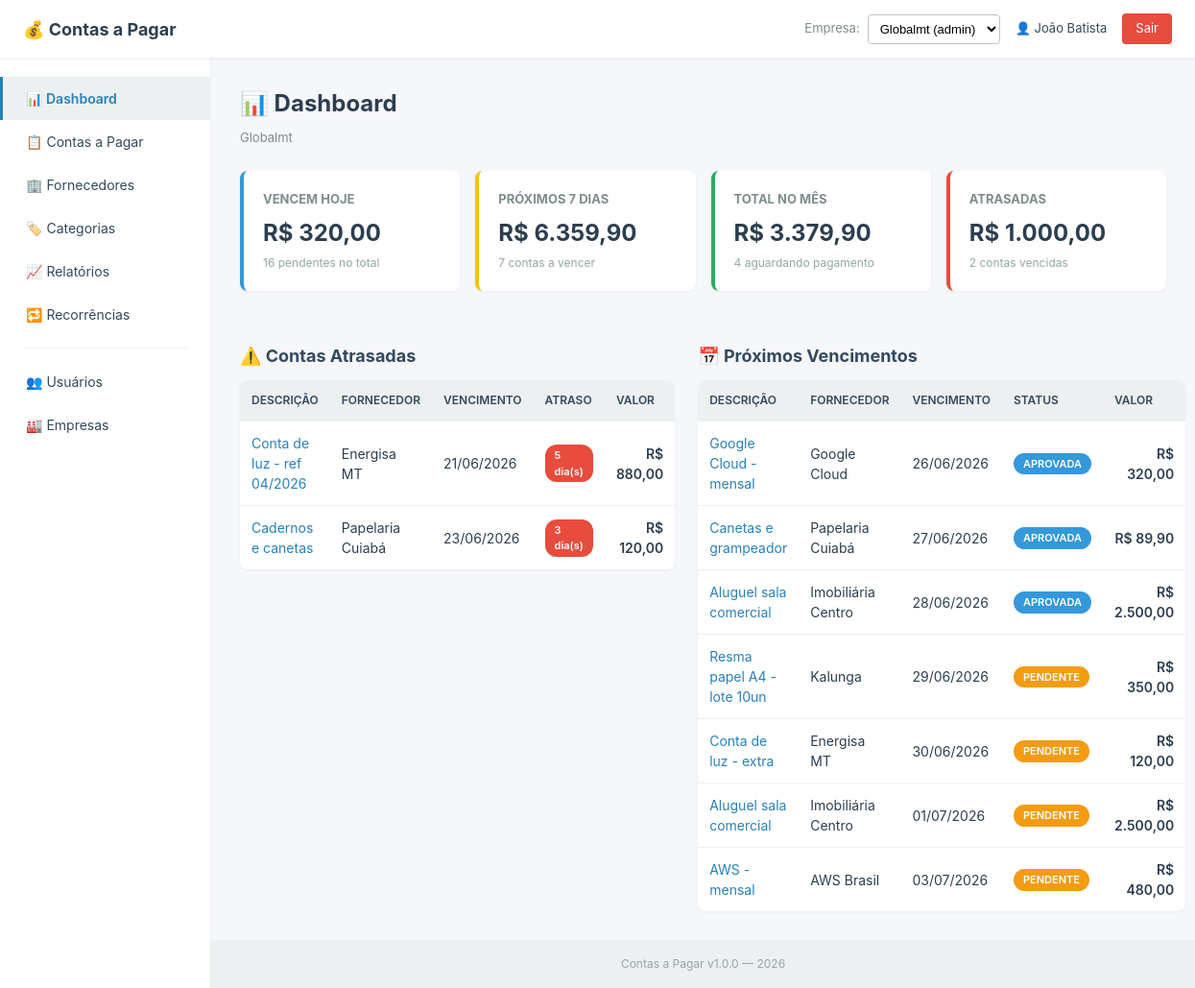
/ (signed in), run on the app's committed database.
### tables this page shows
CREATE TABLE contas_pagar (
    id INT(11) NOT NULL AUTO_INCREMENT,
    empresa_id INT(11) NOT NULL,
    fornecedor_id INT(11),
    categoria_id INT(11),
    descricao VARCHAR(255) NOT NULL,
    numero_documento VARCHAR(50),
    valor DECIMAL(15,2) NOT NULL,
    valor_pago DECIMAL(15,2),
    data_emissao DATE,
    data_vencimento DATE NOT NULL,
    data_pagamento DATE,
    status ENUM('PENDENTE','APROVADA','PAGA','ATRASADA','CANCELADA') DEFAULT 'PENDENTE',
    forma_pagamento ENUM('BOLETO','PIX','CARTAO_CREDITO','CARTAO_DEBITO','DINHEIRO','TRANSFERENCIA','DEBITO_AUTOMATICO','CHEQUE'),
    aprovada_por INT(11),
    aprovada_em DATETIME,
    paga_por INT(11),
    observacoes TEXT,
    eh_parcelada TINYINT(1) DEFAULT 0,
    eh_recorrente TINYINT(1) DEFAULT 0,
    recorrencia_id INT(11),
    parcela_numero INT(11),
    parcela_total INT(11),
    created_by INT(11),
    created_at TIMESTAMP DEFAULT CURRENT_TIMESTAMP,
    updated_at TIMESTAMP DEFAULT CURRENT_TIMESTAMP ON UPDATE CURRENT_TIMESTAMP,
    PRIMARY KEY (id),
    INDEX idx_empresa_status (empresa_id, status),
    INDEX idx_empresa_vencimento (empresa_id, data_vencimento),
    INDEX idx_fornecedor (fornecedor_id),
    INDEX idx_categoria (categoria_id),
    FOREIGN KEY (empresa_id) REFERENCES empresas(id) ON DELETE CASCADE,
    FOREIGN KEY (fornecedor_id) REFERENCES fornecedores(id) ON DELETE SET NULL,
    FOREIGN KEY (categoria_id) REFERENCES categorias(id) ON DELETE SET NULL,
    FOREIGN KEY (created_by) REFERENCES usuarios(id) ON DELETE SET NULL,
    FOREIGN KEY (aprovada_por) REFERENCES usuarios(id) ON DELETE SET NULL,
    FOREIGN KEY (paga_por) REFERENCES usuarios(id) ON DELETE SET NULL
);

CREATE TABLE fornecedores (
    id INT(11) NOT NULL AUTO_INCREMENT,
    empresa_id INT(11) NOT NULL,
    nome VARCHAR(200) NOT NULL,
    tipo_pessoa ENUM('F','J') DEFAULT 'J',
    cnpj_cpf VARCHAR(20),
    email VARCHAR(150),
    telefone VARCHAR(20),
    banco VARCHAR(50),
    agencia VARCHAR(20),
    conta VARCHAR(30),
    pix VARCHAR(150),
    observacoes TEXT,
    ativo TINYINT(1) DEFAULT 1,
    data_criacao TIMESTAMP DEFAULT CURRENT_TIMESTAMP,
    PRIMARY KEY (id),
    INDEX idx_empresa (empresa_id),
    INDEX idx_nome (nome),
    INDEX idx_cnpj_cpf (cnpj_cpf),
    FOREIGN KEY (empresa_id) REFERENCES empresas(id) ON DELETE CASCADE
);

### public/index.php (called while the page is built, shortened)
<?php
require_once __DIR__ . '/../src/lib/Auth.php';
require_once __DIR__ . '/../src/lib/Permissao.php';
require_once __DIR__ . '/../src/controllers/DashboardController.php';
require_once __DIR__ . '/../src/views/dashboard/index.php';

### src/lib/Auth.php (called while the page is built, shortened)
<?php
class Auth {
    public static function user(): ?array {
        return $_SESSION['user'] ?? null;
    }
    public static function empresas(): array {
        return $_SESSION['empresas'] ?? [];
    }
    public static function empresaAtualId(): ?int {
        return $_SESSION['empresa_atual_id'] ?? null;
    }
    public static function perfilNaEmpresaAtual(): ?string {
        $id = self::empresaAtualId();
        foreach (self::empresas() as $e) {
            if ($e['empresa_id'] === $id) return $e['perfil_na_empresa'];
        }
        return null;
    }
}

### src/lib/Permissao.php (called while the page is built, shortened)
<?php
require_once __DIR__ . '/Auth.php';
class Permissao {
    public static function pode(string $acao): bool {
        $perfil = Auth::perfilNaEmpresaAtual();
        switch ($acao) {
            case 'gerenciar_usuarios':
                return $perfil === 'admin';
        }
    }
}

### src/controllers/DashboardController.php (called while the page is built)
<?php
require_once __DIR__ . '/../lib/Auth.php';
class DashboardController {
    public static function dados(int $empresaId): array {
        $pdo = db();
        $hoje = date('Y-m-d');
        $semana = date('Y-m-d', strtotime('+7 days'));
        $mes = date('Y-m-01');
        $mesFim = date('Y-m-t');
        $sql = "
            SELECT
                SUM(CASE WHEN status IN ('PENDENTE','APROVADA') AND data_vencimento = :hoje1 THEN valor ELSE 0 END) AS total_hoje,
                SUM(CASE WHEN status IN ('PENDENTE','APROVADA') AND data_vencimento BETWEEN :hoje2 AND :semana THEN valor ELSE 0 END) AS total_semana,
                SUM(CASE WHEN status IN ('PENDENTE','APROVADA') AND data_vencimento BETWEEN :mes AND :mesFim THEN valor ELSE 0 END) AS total_mes,
                SUM(CASE WHEN status = 'ATRASADA' THEN valor ELSE 0 END) AS total_atrasadas,
                COUNT(CASE WHEN status = 'PENDENTE' THEN 1 END) AS qtd_pendentes,
                COUNT(CASE WHEN status = 'APROVADA' THEN 1 END) AS qtd_aprovadas,
                COUNT(CASE WHEN status = 'PAGA' THEN 1 END) AS qtd_pagas,
                COUNT(CASE WHEN status = 'ATRASADA' THEN 1 END) AS qtd_atrasadas
            FROM contas_pagar
            WHERE empresa_id = :empresaId
        ";
        $stmt = $pdo->prepare($sql);
        $stmt->execute([
            ':hoje1' => $hoje, ':hoje2' => $hoje,
            ':semana' => $semana, ':mes' => $mes, ':mesFim' => $mesFim,
            ':empresaId' => $empresaId,
        ]);
        $cards = $stmt->fetch();
        $stmt = $pdo->prepare("
            SELECT cp.id, cp.descricao, cp.valor, cp.data_vencimento, cp.status,
                   f.nome AS fornecedor
            FROM contas_pagar cp
            LEFT JOIN fornecedores f ON f.id = cp.fornecedor_id
            WHERE cp.empresa_id = ?
              AND cp.status IN ('PENDENTE','APROVADA')
              AND cp.data_vencimento BETWEEN ? AND ?
            ORDER BY cp.data_vencimento ASC
            LIMIT 10
        ");
        $stmt->execute([$empresaId, $hoje, $semana]);
        $proximas = $stmt->fetchAll();
        $stmt = $pdo->prepare("
            SELECT cp.id, cp.descricao, cp.valor, cp.data_vencimento,
                   DATEDIFF(CURDATE(), cp.data_vencimento) AS dias_atraso,
                   f.nome AS fornecedor
            FROM contas_pagar cp
            LEFT JOIN fornecedores f ON f.id = cp.fornecedor_id
            WHERE cp.empresa_id = ?
              AND cp.status = 'ATRASADA'
            ORDER BY cp.data_vencimento ASC
            LIMIT 10
        ");
        $stmt->execute([$empresaId]);
        $atrasadas = $stmt->fetchAll();
        return [
            'cards' => $cards,
            'proximas' => $proximas,
            'atrasadas' => $atrasadas,
        ];
    }
}

### src/views/dashboard/index.php (the view)
<?php
require_once __DIR__ . '/../layout/header.php';
$dados = DashboardController::dados(Auth::empresaAtualId());
$cards = $dados['cards'];
function brl($v) { return 'R$ ' . number_format((float)$v, 2, ',', '.'); }
function statusBadge($s) {
    $cores = [
        'PENDENTE' => '#f39c12',
        'APROVADA' => '#3498db',
        'PAGA'     => '#27ae60',
        'ATRASADA' => '#e74c3c',
        'CANCELADA'=> '#95a5a6',
    ];
    $cor = $cores[$s] ?? '#7f8c8d';
    return "<span class='badge' style='background:$cor'>$s</span>";
}
?>
<h1>📊 Dashboard</h1>
<p class="empresa-atual"><?= htmlspecialchars($empresaAtualNome) ?></p>
<div class="cards-grid">
    <div class="card card-azul">
        <h3>Vencem hoje</h3>
        <p class="card-valor"><?= brl($cards['total_hoje'] ?? 0) ?></p>
        <p class="card-info"><?= $cards['qtd_pendentes'] ?? 0 ?> pendentes no total</p>
    </div>
    <div class="card card-amarelo">
        <h3>Próximos 7 dias</h3>
        <p class="card-valor"><?= brl($cards['total_semana'] ?? 0) ?></p>
        <p class="card-info"><?= count($dados['proximas']) ?> contas a vencer</p>
    </div>
    <div class="card card-verde">
        <h3>Total no mês</h3>
        <p class="card-valor"><?= brl($cards['total_mes'] ?? 0) ?></p>
        <p class="card-info"><?= $cards['qtd_aprovadas'] ?? 0 ?> aguardando pagamento</p>
    </div>
    <div class="card card-vermelho">
        <h3>Atrasadas</h3>
        <p class="card-valor"><?= brl($cards['total_atrasadas'] ?? 0) ?></p>
        <p class="card-info"><?= $cards['qtd_atrasadas'] ?? 0 ?> contas vencidas</p>
    </div>
</div>
<div class="grid-2col">
    <section>
        <h2>⚠️ Contas Atrasadas</h2>
        <?php if (empty($dados['atrasadas'])): ?>
            <p class="vazio">Nenhuma conta atrasada. 🎉</p>
        <?php else: ?>
            <table class="tabela">
                <thead>
                    <tr><th>Descrição</th><th>Fornecedor</th><th>Vencimento</th><th>Atraso</th><th>Valor</th></tr>
                </thead>
                <tbody>
                <?php foreach ($dados['atrasadas'] as $c): ?>
                    <tr>
                        <td><a href="<?= BASE_URL ?>/conta_detalhe.php?id=<?= $c['id'] ?>"><?= htmlspecialchars($c['descricao']) ?></a></td>
                        <td><?= htmlspecialchars($c['fornecedor'] ?? '-') ?></td>
                        <td><?= date('d/m/Y', strtotime($c['data_vencimento'])) ?></td>
                        <td><span class="badge badge-vermelho"><?= $c['dias_atraso'] ?> dia(s)</span></td>
                        <td class="td-valor"><?= brl($c['valor']) ?></td>
                    </tr>
                <?php endforeach; ?>
                </tbody>
            </table>
        <?php endif; ?>
    </section>
    <section>
        <h2>📅 Próximos Vencimentos</h2>
        <?php if (empty($dados['proximas'])): ?>
            <p class="vazio">Nenhuma conta a vencer nos próximos 7 dias.</p>
        <?php else: ?>
            <table class="tabela">
                <thead>
                    <tr><th>Descrição</th><th>Fornecedor</th><th>Vencimento</th><th>Status</th><th>Valor</th></tr>
                </thead>
                <tbody>
                <?php foreach ($dados['proximas'] as $c): ?>
                    <tr>
                        <td><a href="<?= BASE_URL ?>/conta_detalhe.php?id=<?= $c['id'] ?>"><?= htmlspecialchars($c['descricao']) ?></a></td>
                        <td><?= htmlspecialchars($c['fornecedor'] ?? '-') ?></td>
                        <td><?= date('d/m/Y', strtotime($c['data_vencimento'])) ?></td>
                        <td><?= statusBadge($c['status']) ?></td>
                        <td class="td-valor"><?= brl($c['valor']) ?></td>
                    </tr>
                <?php endforeach; ?>
                </tbody>
            </table>
        <?php endif; ?>
    </section>
</div>
<?php require_once __DIR__ . '/../layout/footer.php'; ?>

### src/views/layout/header.php (shortened to what this page needs)
<?php
$empresas = Auth::empresas();
$empresaId = Auth::empresaAtualId();
$user = Auth::user();
foreach ($empresas as $e) {
    if ($e['empresa_id'] == $empresaId) {
        $empresaAtualNome = $e['nome_fantasia'] ?: $e['razao_social'];
        break;
    }
}
?>
<!DOCTYPE html>
<html lang="pt-BR">
<head>
    <link rel="stylesheet" href="<?= BASE_URL ?>/assets/css/style.css">
</head>
<body>
<header class="topbar">
    <div class="topbar-left">
        <a href="<?= BASE_URL ?>/" class="logo">💰 <?= APP_NAME ?></a>
    </div>
    <div class="topbar-right">
        <form method="POST" action="<?= BASE_URL ?>/trocar-empresa.php" class="empresa-selector">
            <label>Empresa:</label>
            <select name="empresa_id" onchange="this.form.submit()">
                <?php foreach ($empresas as $e): ?>
                    <option value="<?= $e['empresa_id'] ?>" <?= $e['empresa_id'] == $empresaId ? 'selected' : '' ?>>
                        <?= htmlspecialchars($e['nome_fantasia'] ?: $e['razao_social']) ?>
                        (<?= $e['perfil_na_empresa'] ?>)
                    </option>
                <?php endforeach; ?>
            </select>
        </form>
        <span class="user-info">👤 <?= htmlspecialchars($user['nome']) ?></span>
        <a href="<?= BASE_URL ?>/logout.php" class="btn-sair">Sair</a>
    </div>
</header>
<aside class="sidebar">
    <nav>
        <a href="<?= BASE_URL ?>/" class="<?= basename($_SERVER['PHP_SELF']) === 'index.php' ? 'active' : '' ?>">📊 Dashboard</a>
        <a href="<?= BASE_URL ?>/contas.php" class="<?= basename($_SERVER['PHP_SELF']) === 'contas.php' ? 'active' : '' ?>">📋 Contas a Pagar</a>
        <a href="<?= BASE_URL ?>/fornecedores.php" class="<?= basename($_SERVER['PHP_SELF']) === 'fornecedores.php' ? 'active' : '' ?>">🏢 Fornecedores</a>
        <a href="<?= BASE_URL ?>/categorias.php" class="<?= basename($_SERVER['PHP_SELF']) === 'categorias.php' ? 'active' : '' ?>">🏷️ Categorias</a>
        <a href="<?= BASE_URL ?>/relatorios.php" class="<?= basename($_SERVER['PHP_SELF']) === 'relatorios.php' ? 'active' : '' ?>">📈 Relatórios</a>
        <a href="<?= BASE_URL ?>/recorrencia.php" class="<?= basename($_SERVER['PHP_SELF']) === 'recorrencia.php' ? 'active' : '' ?>">🔁 Recorrências</a>
        <?php if (Permissao::pode('gerenciar_usuarios')): ?>
            <hr>
            <a href="<?= BASE_URL ?>/usuarios.php" class="<?= basename($_SERVER['PHP_SELF']) === 'usuarios.php' ? 'active' : '' ?>">👥 Usuários</a>
            <a href="<?= BASE_URL ?>/empresas.php" class="<?= basename($_SERVER['PHP_SELF']) === 'empresas.php' ? 'active' : '' ?>">🏭 Empresas</a>
        <?php endif; ?>
    </nav>
</aside>
<main class="content">

### src/views/layout/footer.php (shortened to what this page needs)
</main>
<footer class="footer">
    <p><?= APP_NAME ?> v<?= APP_VERSION ?> — <?= date('Y') ?></p>
</footer>
</body>
</html>

### public/assets/css/style.css (style rules this page uses)
* { box-sizing: border-box; margin: 0; padding: 0; }
body { font-family: -apple-system, BlinkMacSystemFont, "Segoe UI", Tahoma, sans-serif; background: #f5f7fa; color: #2c3e50; line-height: 1.5; }
a { color: #2980b9; text-decoration: none; }
.topbar { background: white; box-shadow: 0 2px 4px rgba(0,0,0,0.05); padding: 12px 24px; display: flex; justify-content: space-between; align-items: center; position: fixed; top: 0; left: 0; right: 0; z-index: 100; height: 60px; }
.topbar-left .logo { font-weight: 700; font-size: 18px; color: #2c3e50; }
.topbar-right { display: flex; align-items: center; gap: 16px; }
.empresa-selector { display: flex; align-items: center; gap: 8px; font-size: 13px; color: #7f8c8d; }
.empresa-selector select { padding: 6px 8px; border: 1px solid #bdc3c7; border-radius: 4px; font-size: 13px; background: white; }
.user-info { font-size: 13px; color: #34495e; }
.btn-sair { background: #e74c3c; color: white !important; padding: 6px 14px; border-radius: 4px; font-size: 13px; }
.sidebar { position: fixed; top: 60px; left: 0; bottom: 0; width: 220px; background: white; border-right: 1px solid #ecf0f1; padding: 20px 0; overflow-y: auto; }
.sidebar nav a { display: block; padding: 12px 24px; color: #34495e; font-size: 14px; border-left: 3px solid transparent; }
.sidebar nav a.active { background: #ecf0f1; border-left-color: #2980b9; color: #2980b9; font-weight: 600; }
.sidebar hr { margin: 12px 24px; border: 0; border-top: 1px solid #ecf0f1; }
.content { margin-left: 220px; margin-top: 60px; padding: 30px; min-height: calc(100vh - 60px); }
.content h1 { margin-bottom: 8px; font-size: 24px; color: #2c3e50; }
.content h2 { margin: 24px 0 12px; font-size: 18px; color: #34495e; }
.empresa-atual { color: #7f8c8d; font-size: 13px; margin-bottom: 24px; }
.footer { margin-left: 220px; padding: 16px 30px; background: #ecf0f1; color: #95a5a6; text-align: center; font-size: 12px; }
.cards-grid { display: grid; grid-template-columns: repeat(auto-fit, minmax(220px, 1fr)); gap: 16px; margin-bottom: 30px; }
.card { background: white; border-radius: 8px; padding: 20px; box-shadow: 0 1px 3px rgba(0,0,0,0.05); border-left: 4px solid #2980b9; }
.card h3 { font-size: 13px; color: #7f8c8d; text-transform: uppercase; margin-bottom: 8px; }
.card-valor { font-size: 24px; font-weight: 700; color: #2c3e50; }
.card-info { font-size: 12px; color: #95a5a6; margin-top: 4px; }
.card-azul { border-left-color: #3498db; }
.card-amarelo { border-left-color: #f1c40f; }
.card-verde { border-left-color: #27ae60; }
.card-vermelho { border-left-color: #e74c3c; }
.tabela { width: 100%; background: white; border-radius: 8px; overflow: hidden; box-shadow: 0 1px 3px rgba(0,0,0,0.05); border-collapse: collapse; }
.tabela thead { background: #ecf0f1; }
.tabela th { padding: 12px; text-align: left; font-size: 12px; font-weight: 600; color: #34495e; text-transform: uppercase; }
.tabela td { padding: 12px; border-top: 1px solid #ecf0f1; font-size: 14px; }
.td-valor { text-align: right; font-weight: 600; }
.badge { display: inline-block; padding: 3px 10px; border-radius: 12px; color: white; font-size: 11px; font-weight: 600; }
.badge-vermelho { background: #e74c3c; color: white; padding: 3px 10px; border-radius: 12px; font-size: 11px; font-weight: 600; }
.grid-2col { display: grid; grid-template-columns: 1fr 1fr; gap: 24px; }

### data on the page
contas_pagar: descricao "Conta de luz - ref 04/2026", fornecedor.nome "Energisa MT", data_vencimento "21/06/2026", dias_atraso "5", valor "R$ 880,00"
contas_pagar: descricao "Cadernos e canetas", fornecedor.nome "Papelaria Cuiabá", data_vencimento "23/06/2026", dias_atraso "3", valor "R$ 120,00"
contas_pagar: descricao "Google Cloud - mensal", fornecedor.nome "Google Cloud", data_vencimento "26/06/2026", status "APROVADA", valor "R$ 320,00"
contas_pagar: descricao "Canetas e grampeador", fornecedor.nome "Papelaria Cuiabá", data_vencimento "27/06/2026", status "APROVADA", valor "R$ 89,90"
contas_pagar: descricao "Aluguel sala comercial", fornecedor.nome "Imobiliária Centro", data_vencimento "28/06/2026", status "APROVADA", valor "R$ 2.500,00"
contas_pagar: descricao "Resma papel A4 - lote 10un", fornecedor.nome "Kalunga", data_vencimento "29/06/2026", status "PENDENTE", valor "R$ 350,00"
contas_pagar: descricao "Conta de luz - extra", fornecedor.nome "Energisa MT", data_vencimento "30/06/2026", status "PENDENTE", valor "R$ 120,00"
contas_pagar: descricao "Aluguel sala comercial", fornecedor.nome "Imobiliária Centro", data_vencimento "01/07/2026", status "PENDENTE", valor "R$ 2.500,00"
contas_pagar: descricao "AWS - mensal", fornecedor.nome "AWS Brasil", data_vencimento "03/07/2026", status "PENDENTE", valor "R$ 480,00"

### other printed values
APP_NAME "Contas a Pagar"
$user['nome'] "João Batista"
$empresaAtualNome "Globalmt"
brl($cards['total_hoje'] ?? 0) "R$ 320,00"
$cards['qtd_pendentes'] "16"
brl($cards['total_semana'] ?? 0) "R$ 6.359,90"
count($dados['proximas']) "7"
brl($cards['total_mes'] ?? 0) "R$ 3.379,90"
$cards['qtd_aprovadas'] "4"
brl($cards['total_atrasadas'] ?? 0) "R$ 1.000,00"
$cards['qtd_atrasadas'] "2"
APP_VERSION "1.0.0"
form field empresa_id "Globalmt (admin)"
